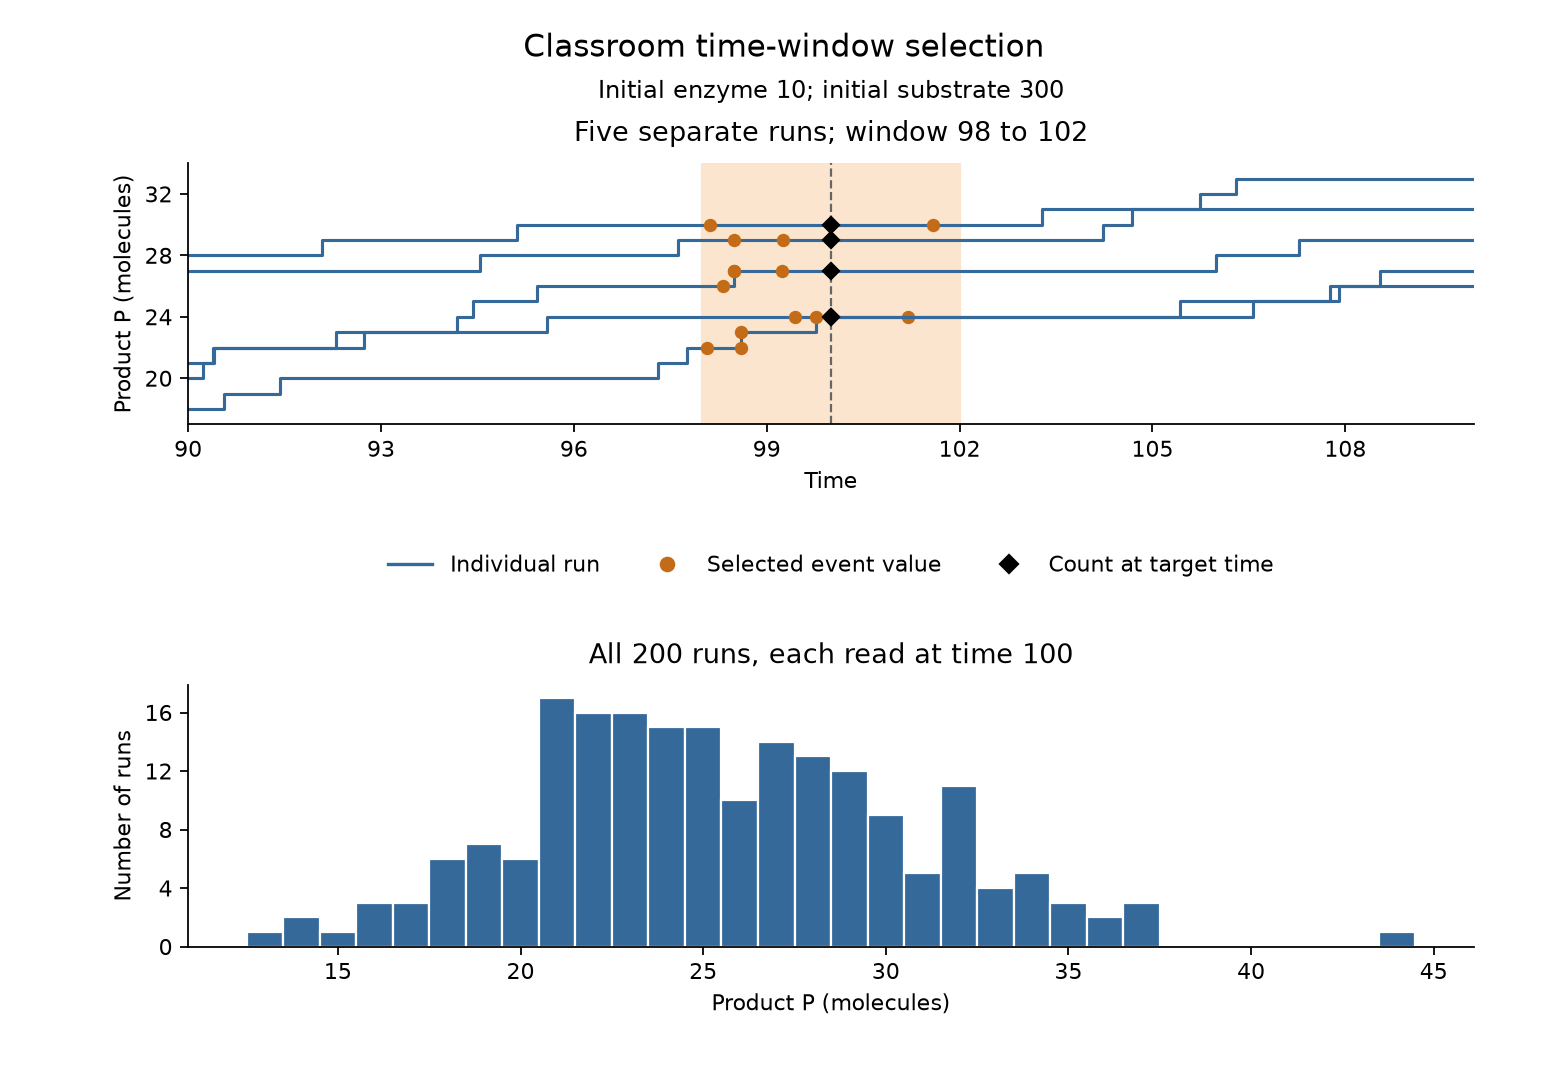

The script that saved this image:
from pathlib import Path
import csv

import matplotlib.pyplot as plt
from matplotlib.lines import Line2D
from matplotlib.ticker import MaxNLocator
import numpy as np

from MM_Heatmap import simulate_series

# Parameters
E0 = 10
S0 = 300
targetTime = 100
f = 2  # Half-width: select targetTime-f < time < targetTime+f.
num_of_Runs = 200


def calculate_demo(E0=E0, S0=S0, targetTime=targetTime, f=f,
                   num_of_Runs=num_of_Runs, seed=1109):
    assert 0 < f <= targetTime and num_of_Runs >= 2
    endTime = targetTime + max(10, 3*f)
    rng = np.random.default_rng(seed)
    paths, selected = [], []
    snapshotP = np.zeros(num_of_Runs, dtype=int)
    for j in range(num_of_Runs):
        time, states = simulate_series(E0, S0, [endTime], rng, return_path=True)
        prod = states[:, 3]
        IND = np.flatnonzero((time > targetTime-f) & (time < targetTime+f))
        paths.append((time, prod))
        selected.append(IND)
        snapshotP[j] = prod[np.searchsorted(time, targetTime, side='right')-1]
    meanP = snapshotP.mean()
    sdP = snapshotP.std(ddof=1)
    return dict(E0=E0, S0=S0, targetTime=targetTime, f=f, endTime=endTime,
                paths=paths, selected=selected, snapshotP=snapshotP,
                meanP=meanP, sdP=sdP, cvP=sdP/meanP if meanP > 0 else np.nan)


def draw_window(data):
    fig = plt.figure(3, figsize=(9.8, 6.8), facecolor='white')
    fig.clear()
    ax = fig.add_axes([.12, .61, .82, .24])
    hist = fig.add_axes([.12, .13, .82, .24])
    time, half = data['targetTime'], data['f']
    lower, upper = time-half, time+half
    ax.axvspan(lower, upper, color='#fbe5ce')
    ax.axvline(time, color='.4', ls='--', lw=1)
    for j, ((t, prod), IND) in enumerate(zip(data['paths'][:5], data['selected'][:5])):
        ax.step(np.r_[t, data['endTime']], np.r_[prod, prod[-1]],
                where='post', color='#34699a', lw=1.4)
        ax.plot(t[IND], prod[IND], 'o', color='#c46b18', ms=5)
        ax.plot(time, data['snapshotP'][j], 'D', color='black', ms=5)
    ax.set(xlim=(time-max(10, 3*half), data['endTime']),
           xlabel='Time', ylabel='Product P (molecules)')
    # Only the visible part of the trajectories sets the vertical range.
    visible = []
    for t, prod in data['paths'][:5]:
        left = max(0, np.searchsorted(t, ax.get_xlim()[0], side='right')-1)
        visible.extend(prod[left:])
    ax.set_ylim(min(visible)-1, max(visible)+1)
    ax.set_title(f'Five separate runs; window {lower:g} to {upper:g}', fontsize=12, pad=10)
    counts = data['snapshotP']
    bins = np.arange(counts.min()-.5, counts.max()+1.5)
    hist.hist(counts, bins=bins, color='#34699a', edgecolor='white')
    hist.set(xlabel='Product P (molecules)', ylabel='Number of runs')
    hist.set_title(f'All {len(counts)} runs, each read at time {time:g}', fontsize=12, pad=10)
    for panel in (ax, hist):
        panel.tick_params(labelsize=10)
        panel.xaxis.set_major_locator(MaxNLocator(integer=True, nbins=8))
        panel.yaxis.set_major_locator(MaxNLocator(integer=True, nbins=5))
        panel.spines[['top', 'right']].set_visible(False)
    handles = [Line2D([], [], color='#34699a', label='Individual run'),
               Line2D([], [], marker='o', color='#c46b18', ls='', label='Selected event value'),
               Line2D([], [], marker='D', color='black', ls='', label='Count at target time')]
    fig.legend(handles=handles, loc='center', bbox_to_anchor=(.53, .48),
               ncol=3, frameon=False, fontsize=10)
    fig.suptitle('Classroom time-window selection', fontsize=14, y=.97)
    fig.text(.53, .91, f'Initial enzyme {data["E0"]}; initial substrate {data["S0"]}',
             ha='center', fontsize=11)
    return fig


def save_samples(data, path):
    with Path(path).open('w', newline='', encoding='utf-8') as stream:
        writer = csv.writer(stream)
        writer.writerow(['Run', 'P_at_target_time', 'Window_event_count',
                         'Selected_event_times', 'Selected_P_values'])
        for j, ((time, prod), IND) in enumerate(zip(data['paths'], data['selected'])):
            writer.writerow([j+1, data['snapshotP'][j], len(IND),
                ';'.join(f'{t:.12g}' for t in time[IND]),
                ';'.join(str(p) for p in prod[IND])])


if __name__ == '__main__':
    data = calculate_demo()
    fig = draw_window(data)
    fig.savefig(Path(__file__).with_suffix('.png'), dpi=160)
    save_samples(data, Path(__file__).with_name('MM_Window_samples.csv'))
    for j, ((time, prod), IND) in enumerate(zip(data['paths'][:5], data['selected'][:5])):
        print(f'Run {j+1}: P({targetTime})={data["snapshotP"][j]}; '
              f'selected P values={prod[IND].tolist()}')
    print(f'Across-run snapshots only: mean={data["meanP"]:.3f}, '
          f'SD={data["sdP"]:.3f}, CV={data["cvP"]:.3f}')
    print('Window values stay separate by run in MM_Window_samples.csv; no pooled window CV.')
    plt.show()
